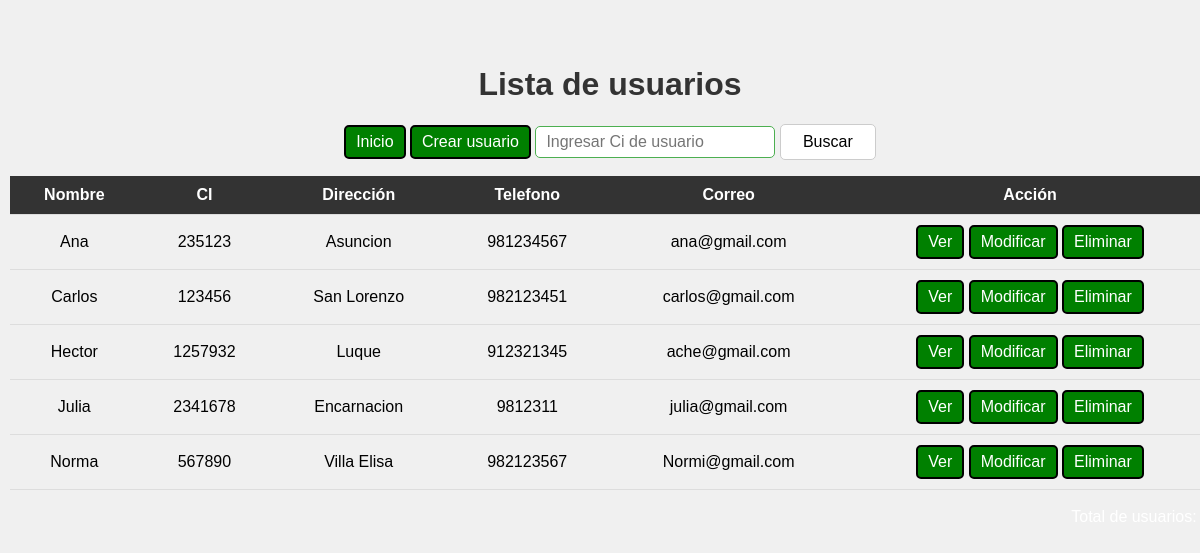
The page / on the database its author committed.
### tables this page shows
CREATE TABLE `usuarios` (
  `Nombre` varchar(50) NOT NULL,
  `Ci` int(11) NOT NULL,
  `Direccion` varchar(50) NOT NULL,
  `Email` varchar(50) NOT NULL,
  `Telefono` int(11) NOT NULL,
  `Ci_texto` varchar(10) DEFAULT NULL
);

### index.php (the view, shortened to what this page needs)
<?php
include_once("db/conexion.php");
?>
<html>
<head>
    <link rel="stylesheet" href="assets/style.css">
</head>
<body>
<?php
$filasmax = 5;
    $pagina = isset($_GET['pag']) ? (int)$_GET['pag'] : 1;
    if (isset($_POST['btnbuscar']) && !empty($_POST['buscar'])) {
        $ci_texto = $buscar = $_POST['buscar'];
        $ci_comodin = $ci_texto . '%';
        $stmt = $conn->prepare("SELECT * FROM usuarios WHERE Ci_texto LIKE :ci");
        $stmt->bindParam(':ci', $ci_comodin, PDO::PARAM_STR);
        $stmt->execute();
        $sql = $stmt->fetchAll(PDO::FETCH_ASSOC);
        $maxusutabla = count($sql);
    } else {
        $filas = ($pagina - 1) * $filasmax;
        $stmt = $conn->prepare("SELECT * FROM usuarios ORDER BY nombre ASC LIMIT :filas, :filasmax");
        $stmt->bindValue(':filas', $filas, PDO::PARAM_INT);
        $stmt->bindValue(':filasmax', $filasmax, PDO::PARAM_INT);
        $stmt->execute();
        $sql = $stmt->fetchAll(PDO::FETCH_ASSOC);
    }
    ?>
<div class="inicio">
        <form method="POST">
            <h1>Lista de usuarios</h1>
            <a href="index.php" class="etiqueta" >Inicio</a>
            <a href="agregar.php?pag=<?php echo $pagina; ?>" class="etiqueta" >Crear usuario</a>
            <input type="text" name="buscar" placeholder="Ingresar Ci de usuario" style='width:20%'>
            <input type="submit" value="Buscar" name="btnbuscar" class="buscar">
        </form>
    <table>
        <tr>
            <th>Nombre</th>
            <th>CI</th>
            <th>Dirección</th>
            <th>Telefono</th>
            <th>Correo</th>
            <th>Acción</th>
        </tr>
        <?php foreach ($sql as $mostrar): ?>
            <tr>
                <td><?php echo htmlspecialchars($mostrar['Nombre']); ?></td>
                <td><?php echo htmlspecialchars($mostrar['Ci']); ?></td>
                <td><?php echo htmlspecialchars($mostrar['Direccion']); ?></td>
                <td><?php echo htmlspecialchars($mostrar['Telefono']); ?></td>
                <td><?php echo htmlspecialchars($mostrar['Email']); ?></td>
                <td style='width:30%'>
                    <a class="etiqueta" href="ver.php?Ci=<?php echo $mostrar['Ci']; ?>&pag=<?php echo $pagina; ?>">Ver</a>
                    <a class="etiqueta" href="editar.php?Ci=<?php echo $mostrar['Ci']; ?>&pag=<?php echo $pagina; ?>">Modificar</a>
                    <a class="etiqueta" href="eliminar.php?Ci=<?php echo $mostrar['Ci']; ?>&pag=<?php echo $pagina; ?>">Eliminar</a>
                </td>
            </tr>
        <?php endforeach; ?>
    </table>
    <div style='text-align:right'>
        <br>
    </div>
</div>
</body>
</html>

### assets/style.css (style rules this page uses)
body { background: #f0f0f0; font-family: Arial, sans-serif; margin:0; padding:0; display: flex; flex-direction: column; }
table { border-collapse: collapse; width: 100%; }
th { background-color: #333333; color: white; }
th, td { padding: 10px; text-align: center; border-bottom: 1px solid #dddddd; }
.etiqueta { text-align:center; display: inline-block; background-color:green; padding: 6px 10px; border-radius:5px; text-decoration: none; color:white; border:2px solid black; cursor:pointer; font-size: 16px; }
h1 { font-family: sans-serif; margin-top:5%; text-align: center; color: #333333; }
input[type="text"],input[type="number"],input[type="email"] { font-size:16px; background-color:white; color:black; padding: 6px 10px; border-radius:5px; }
h1, .titulo-central { font-family: sans-serif; margin-top: 5%; text-align: center; color: #333333; }
input { width: 100%; font-size: 16px; background-color: white; color: black; padding: 8px 10px; border-radius: 5px; border: 1px solid #cccccc; outline: none; box-sizing: border-box; }
.buscar { width: 8%; font-size: 16px; background-color: white; color: black; padding: 8px 10px; border-radius: 5px; border: 1px solid #cccccc; outline: none; box-sizing: border-box; }
input { border-color: #4CAF50; }
.inicio { text-align:center; display: block; width: 100%; padding: 6px 10px; border-radius:5px; text-decoration: none; color:white; cursor:pointer; font-size: 16px; text-align: center; border: none; }

### rows shown on the page
usuarios: Nombre "Ana", Ci "235123", Direccion "Asuncion", Telefono "981234567", Email "ana@gmail.com"
usuarios: Nombre "Carlos", Ci "123456", Direccion "San Lorenzo", Telefono "982123451", Email "carlos@gmail.com"
usuarios: Nombre "Hector", Ci "1257932", Direccion "Luque", Telefono "912321345", Email "ache@gmail.com"
usuarios: Nombre "Julia", Ci "2341678", Direccion "Encarnacion", Telefono "9812311", Email "julia@gmail.com"
usuarios: Nombre "Norma", Ci "567890", Direccion "Villa Elisa", Telefono "982123567", Email "Normi@gmail.com"
